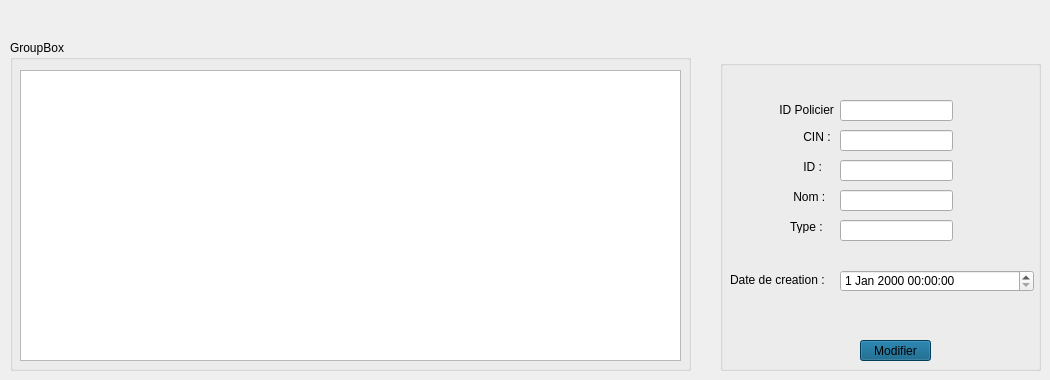
      <widget class="QWidget" name="tab_18">
       <attribute name="title">
        <string>Modifier</string>
       </attribute>
       <widget class="QTableView" name="tableView">
        <property name="geometry">
         <rect>
          <x>20</x>
          <y>70</y>
          <width>661</width>
          <height>291</height>
         </rect>
        </property>
       </widget>
       <widget class="QGroupBox" name="groupBox_9">
        <property name="geometry">
         <rect>
          <x>720</x>
          <y>60</y>
          <width>321</width>
          <height>311</height>
         </rect>
        </property>
        <property name="title">
         <string/>
        </property>
        <widget class="QPushButton" name="pushButton_modifier_2">
         <property name="geometry">
          <rect>
           <x>140</x>
           <y>280</y>
           <width>71</width>
           <height>21</height>
          </rect>
         </property>
         <property name="styleSheet">
          <string notr="true">background-color: rgb(0, 85, 127);
border-color: rgb(0, 0, 0);
</string>
         </property>
         <property name="text">
          <string>Modifier</string>
         </property>
        </widget>
        <widget class="QLabel" name="label_20">
         <property name="geometry">
          <rect>
           <x>10</x>
           <y>210</y>
           <width>121</width>
           <height>20</height>
          </rect>
         </property>
         <property name="text">
          <string>Date de creation :  </string>
         </property>
        </widget>
        <widget class="QLabel" name="label_19">
         <property name="geometry">
          <rect>
           <x>70</x>
           <y>160</y>
           <width>47</width>
           <height>13</height>
          </rect>
         </property>
         <property name="text">
          <string>Type :</string>
         </property>
        </widget>
        <widget class="QLineEdit" name="le_id_4">
         <property name="geometry">
          <rect>
           <x>120</x>
           <y>160</y>
           <width>113</width>
           <height>21</height>
          </rect>
         </property>
        </widget>
        <widget class="QLineEdit" name="le_id_3">
         <property name="geometry">
          <rect>
           <x>120</x>
           <y>130</y>
           <width>113</width>
           <height>21</height>
          </rect>
         </property>
        </widget>
        <widget class="QLineEdit" name="le_id_2">
         <property name="geometry">
          <rect>
           <x>120</x>
           <y>100</y>
           <width>113</width>
           <height>21</height>
          </rect>
         </property>
        </widget>
        <widget class="QLabel" name="label_18">
         <property name="geometry">
          <rect>
           <x>70</x>
           <y>130</y>
           <width>47</width>
           <height>13</height>
          </rect>
         </property>
         <property name="text">
          <string> Nom :</string>
         </property>
        </widget>
        <widget class="QLabel" name="label_17">
         <property name="geometry">
          <rect>
           <x>80</x>
           <y>100</y>
           <width>47</width>
           <height>13</height>
          </rect>
         </property>
         <property name="text">
          <string> ID :</string>
         </property>
        </widget>
        <widget class="QLineEdit" name="lineEdit_14">
         <property name="geometry">
          <rect>
           <x>120</x>
           <y>70</y>
           <width>113</width>
           <height>21</height>
          </rect>
         </property>
        </widget>
        <widget class="QLineEdit" name="lineEdit_15">
         <property name="geometry">
          <rect>
           <x>120</x>
           <y>40</y>
           <width>113</width>
           <height>21</height>
          </rect>
         </property>
        </widget>
        <widget class="QLabel" name="label_23">
         <property name="geometry">
          <rect>
           <x>56</x>
           <y>40</y>
           <width>61</width>
           <height>20</height>
          </rect>
         </property>
         <property name="text">
          <string> ID Policier :</string>
         </property>
        </widget>
        <widget class="QLabel" name="label_24">
         <property name="geometry">
          <rect>
           <x>80</x>
           <y>70</y>
           <width>47</width>
           <height>13</height>
          </rect>
         </property>
         <property name="text">
          <string> CIN :</string>
         </property>
        </widget>
        <widget class="QDateTimeEdit" name="dateTimeEdit">
         <property name="geometry">
          <rect>
           <x>120</x>
           <y>210</y>
           <width>194</width>
           <height>22</height>
          </rect>
         </property>
        </widget>
       </widget>
       <widget class="QGroupBox" name="groupBox_10">
        <property name="geometry">
         <rect>
          <x>10</x>
          <y>40</y>
          <width>681</width>
          <height>331</height>
         </rect>
        </property>
        <property name="title">
         <string>GroupBox</string>
        </property>
       </widget>
       <zorder>groupBox_10</zorder>
       <zorder>groupBox_9</zorder>
       <zorder>tableView</zorder>
      </widget>
